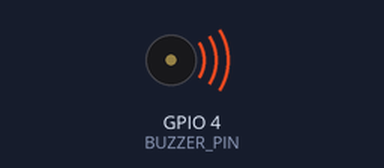
Bench run of a program on a simulated Raspberry Pi (BCM pin numbers). Shown: buzzer (waves = sounding). At 16.0 s the program stops and its outputs stay as they are.

Above: at 1.0 s.
Timing chart, 0 to 9.1 s (numbered marks = the images above):
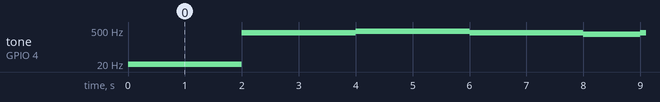

The program:

piezo_buzzer2.py
```python
# 도 출력하기
import RPi.GPIO as GPIO
import time

BUZZER_PIN = 4

GPIO.setmode(GPIO.BCM)
GPIO.setup(BUZZER_PIN, GPIO.OUT)

pwm = GPIO.PWM(BUZZER_PIN, 1) # 4옥타브 도음 (262 주파수)
pwm.start(10) #dutycycle (0~100) 소리크기

melody = [392,392,440,440,392,392,330,392,392,440,440,392,392,330]

time.sleep(2)
#pwm.ChangeDutyCycle(0) #부저음이 들리지 않음

try:
    for i in melody:
        pwm.ChangeFrequency(i)
        time.sleep(1)

finally:
    pwm.stop()
    GPIO.cleanup()
```

Measured:
- by itself, tone on GPIO 4 (BUZZER_PIN): repeats every 7.0 s: 392 Hz 2.0 s, 440 Hz 2.0 s, 392 Hz 2.0 s, 330 Hz 1.0 s
